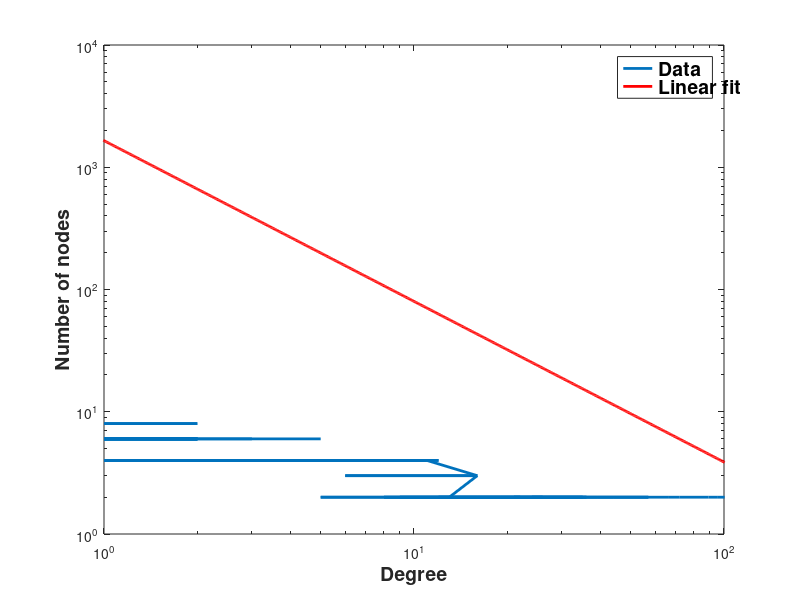

MATLAB code to generate this figure:

load allNodesData;
clc; close all;
degree=[weak1Nodes{:,5}];


n=50;

names=weak1Nodes(:,3);
[sortedValues,sortIndex] = sort(degree(:),'descend');  %# Sort the values in
                                                  %#   descending order
maxIndex = sortIndex(1:n);  

bestWeights=degree(maxIndex)';
%bestWeights=bestWeights/min(bestWeights);

bestNames=names(maxIndex);



% for i=1:n
%     fprintf('%s: %d \n',bestNames{i},bestWeights(i));
% end

maxDegree=max(degree);

n=100;

distr=hist(degree,length(degree));

figure;



loglog(distr,sort(degree),'LineWidth',2);
xlabel('Degree');
ylabel('Number of nodes');

%legend('Data','Linear fit');


% xlhand = get(gca,'xlabel')
% set(xlhand,'string','X','fontsize',30)

x=log(distr);
y=1:length(distr);
y=log(y);
% hold on;
% plot(y,x,'Color','r');
xlim([1,100]);
badIdx=(x<0);
x(badIdx)=[];
y(badIdx)=[];


p=polyfit(x,y,1);

m = 1000; % number of trendline points (the larger the smoother)
xx = linspace(0, log(maxDegree), m);
yy = polyval(p, xx);

%figure;
hold on;
%scatter(a(:,1), a(:,2));
plot(exp(yy),exp(xx), 'r-','LineWidth',2);

legend('Data','Linear fit');

 figureHandle = gcf;
% %# make all text in the figure to size 14 and bold
 set(findall(figureHandle,'type','text'),'fontSize',14,'fontWeight','bold')